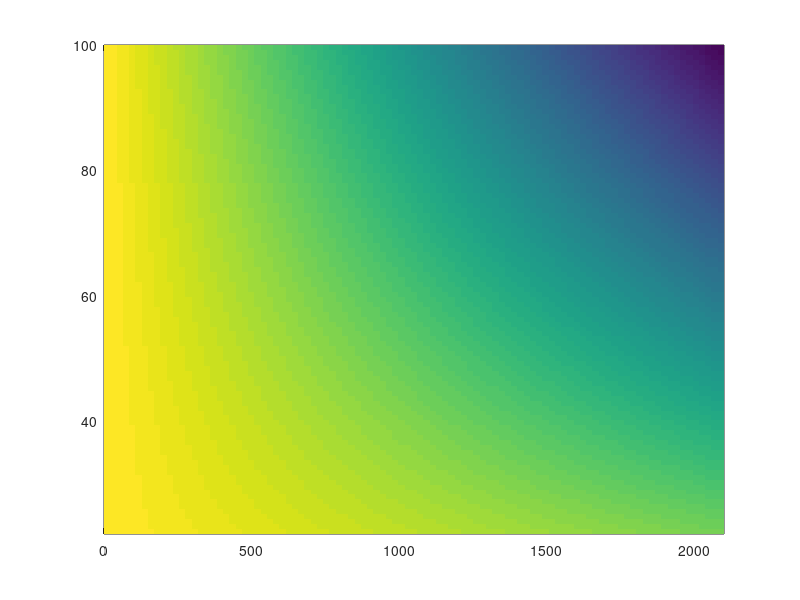

The MATLAB source for this figure: (Note: this script raises an error after producing the figure.)
%%Full Script for NPV with changing time intervals for discount rate%%
%%----------------Costs and Volume are changing-------------------%%
%--------------------------------------------------------------------%
%% Input Parameters%%
%%---Benefit Distribution (BD) Input Parameters---%%
%---Community Alongshore distances
D=25670;                %total distance of LBI, NJ
DtotalPER=0.715;        %total alongshore distance percentage of SB+LBT+BH project
Dtotal=D*DtotalPER;     %total alongshore distance of SB+LBT+BH project
DsbPER=0.0845;          %total alongshore distance perecentage of Ship Bottom
Dsb=D*DsbPER;           %total alongshore distance of Ship Bottom   
DlbtPER=0.5117;         %total alongshore distance percentage of Long Beach Township (excluding Brant Beach & North region of Division D)
Dlbt=D*DlbtPER;         %total alongshore distance of Long Beach Township
DbhPER=0.1188;          %total alongshore distance percentage of Beach Haven
Dbh=D*DbhPER;           %total alongshore distance of Beach Haven
Dbb=1475;
Dlava=4700;
Dex=2000;
%-----Total Sum of PVs 2017-----%
PVsb=879512000;         %total $sum of Ship Bottom properties
PVlbt=5164216465;       %total $sum of Long Beach Township properties
PVbh=1219111700;        %total $sum of Beach Haven properties
PV=PVsb+PVlbt+PVbh;     %total $sum of properties for entire dataset SB+LBT+BH
PVbb=133693900;
PVlava=1915425384;
PVex=1000000000;
%-----theta or MIP coefficients-----%
theta=0.0636698;        %total Marginal Implicit Price (MIP) value for all properties in dataset SB+LBT+BH
thetasb=0.1572;         %MIP of Ship Bottom
thetalbt=0.0134;        %MIP of Long Beach Township
thetabh=0.2071;         %MIP of Beach Haven
%%--Munciple Tax Rate per Community 2017--%%
TAXsb=0.0034;
TAXlbt=0.00236;
TAXbh=0.00406;
TAXbb=0.00481;
TAXlava=0.00311;
TAXex1=0.00025;
TAXex2=0.0005;
TAXex3=0.00005;
TAXex4=0.0001;
%%---Benefit (BD) totals for communities-----%
BD=PV*theta;            %total BD for all communities
BDsb=PVsb*thetasb;      %total BD for SB
BDlbt=PVlbt*thetalbt;   %total BD for LBT
BDbh=PVbh*thetabh;      %total BD for BH
%%---Populations per community---%
Popsb=1325;             %SB population
Poplbt=5312;            %LBT population
Popbh=1241;             %BH population
Pop=Popsb+Poplbt+Popbh; %ALL COMMUNITIES population
%%---Benefits per household---%%%
BDpop=BD/Pop;           %ALL COMMUNITIES
BDpopsb=BDsb/Popsb;     %Ship Bottom
BDpoplbt=BDlbt/Poplbt;  %Long Beach Township
BDpopbh=BDbh/Popbh;     %Beach Haven
%%---Benefits per meter alongshore---%%%
BDD=BD/Dtotal;           %ALL COMMUNITIES
BDDsb=BDsb/Dsb;         %Ship Bottom
BDDlbt=BDlbt/Dlbt;      %Long Beach Township
BDDbh=BDbh/Dbh;         %Beach Haven
%%---------------------------------------------%%
%%---Cost Distribution (CD) Input Parameters---%%
%%---------------------------------------------%%
%%---Nourishment Volume for entire LBI project, per episode
VolLOW=60;     %total estimation of volume per episode LOWER LIMIT (USACE2014) - 2mcy - roughly 60m^2 for each meter alongshore
VolHIGH=300;    %total estimation of volume per episode UPPER LIMIT - roughly 300m^2 (278.25m^2 when we consider top portion of dune added) for each meter alongshore
%%---Intial estimation of events (USACE - 113th Congress)
Events=7; %7 events throughout the 50yr time horizon
%%---VOLUMETOTALS
% totalLOWvol=VolLOW*Dlbt;
% totalHIGHvol=VolHIGH*Dlbt;
% totalLOWvol=VolLOW*Dbb;
% totalHIGHvol=VolHIGH*Dbb;
% totalLOWvol=VolLOW*Dlava;
% totalHIGHvol=VolHIGH*Dlava;
totalLOWvol=VolLOW*Dex;
totalHIGHvol=VolHIGH*Dex;
%%-------------------------------%%
%%-------------------------------%%
%%---Nourishment Volume for each community TOTAL over 50years
TOTVOLprojectLOW=(VolLOW*DtotalPER*Events);
TOTVOLsbLOW=(VolLOW*DsbPER*Events);
TOTVOLlbtLOW=(VolLOW*DlbtPER*Events);
TOTVOLbhLOW=(VolLOW*DbhPER*Events);
%%---Nourishment Volume for each community TOTAL over 50years
TOTVOLprojectHIGH=(VolHIGH*DtotalPER*Events);
TOTVOLsbHIGH=(VolHIGH*DsbPER*Events);
TOTVOLlbtHIGH=(VolHIGH*DlbtPER*Events);
TOTVOLbhHIGH=(VolHIGH*DbhPER*Events);
%%---LOWER Nourishment Volume for each community TOTAL per meter over 50years
VolNmLOW=(TOTVOLprojectLOW/Dtotal);
VolNsbmLOW=(TOTVOLsbLOW/Dsb);
VolNlbtmLOW=(TOTVOLlbtLOW/Dlbt);
VolNbhmLOW=(TOTVOLbhLOW/Dbh);
%%---HIGHER Nourishment Volume for each community TOTAL per meter over 50years
VolNmHIGH=(TOTVOLprojectHIGH/Dtotal);
VolNsbmHIGH=(TOTVOLsbHIGH/Dsb);
VolNlbtmHIGH=(TOTVOLlbtHIGH/Dlbt);
VolNbhmHIGH=(TOTVOLbhHIGH/Dbh);
%%---Cost-Share percentage of contributions from local communities
LocalContributionFed=0.125;  %represents Fed gov't contributing 50%
%%---Discount rate------%
% discount=0.06875; fig=8;
discount=0.03;  fig=9;
% discount=0.01;  fig=10;
% discount=0.001; fig=11;

% TAXlava=0.00306;
%%---Total Time interval of Project---%%
T=50;
%%-------------------------------------------%%
%%-------Initial parameters for check--------%%
%%-------------------------------------------%%
%%---Starting Nourishment Cost (2016 value)
Cost=22.06; %starting cost 2016 (weeksmarine)
% Cost=41.13; %min cost for lbt to reach Net Loss, beyond continues neg.
% Cost=47.98; %test runs
%% External Loop Vectors for Storage
run=100;
time=1:1:50;
it=length(time);
cost=linspace(22.06,100,run);
ic=length(cost);
volume=linspace(0,totalHIGHvol,run);
iv=length(volume);

% time=1:1:50;
% it=length(time);
% cost=22.06:13:100;
% ic=length(cost);
% volume=totalLOWvol:7187600:totalHIGHvol;
% iv=length(volume);
%% Building Result Matrix for regime plot
result_vector_CD=zeros(ic,1);      
result_matrix_CDsum=zeros(ic,iv);         %by doing it,1 this turns it into a column
DIS=zeros(1,it);
TOTVOL=zeros(1,it);
CD=zeros(1,it);
%% Plots
% figure(2)
% for v=1:iv
%     for c=1:ic
%         for t=1:it
%             %Discount Rate over time: generating an array of values for the discount rate from year 1 to year 50
%             DIS(t)=((1+discount)^time(t));
%             CD(t)=(((cost(c)*(volume(v)*Events/T)*LocalContributionFed))/DIS(t));  
%             %Cost Function: inputing the discount rate into the cost function for changing costs (c) and events (e)
%             CDsum=sum(CD);           %storing the values for the cost function CD over time, into a matrix
%         end
%         result_vector_CD(c)=CDsum;
%     end
%     result_matrix_CDsum(:,v)=result_vector_CD;   %(e,:) take this whole matrix and store it
% end
% result_matrix_NB=(((PVlbt*TAXlbt)-result_matrix_CDsum)/T)/Dlbt;
% % result_matrix_NBsb=((BDDsb/T)-((result_matrix_CDsumsb/T)/Dsb));
% %plot information
% pcolor(((volume/Dlbt)*7),cost,result_matrix_NB)
% hold on
% shading flat
% % colormap(flipud(bluewhitered))
% colormap(flipud(redblue))
% Z=(result_matrix_NB);
% [X,Y]=meshgrid(((volume/Dlbt)*7),cost);
% set(gca,'PlotBoxAspectRatio',[1,1,1])
% set(gcf,'rend','painters')
% xlabel('50yr Nourishment Volume per meter alongshore (m)','fontsize',12)
% ylabel('Sed. Costs($/m^3)','fontsize',12)
% title('LBT NB $/yr/m','fontsize',15)

% figure(3)
% for v=1:iv
%     for c=1:ic
%         for t=1:it
%             %Discount Rate over time: generating an array of values for the discount rate from year 1 to year 50
%             DIS(t)=((1+discount)^time(t));
%             CD(t)=(((cost(c)*(volume(v)*Events/T)*LocalContributionFed))/DIS(t));  
%             %Cost Function: inputing the discount rate into the cost function for changing costs (c) and events (e)
%             CDsum=sum(CD);           %storing the values for the cost function CD over time, into a matrix
%         end
%         result_vector_CD(c)=CDsum;
%     end
%     result_matrix_CDsum(:,v)=result_vector_CD;   %(e,:) take this whole matrix and store it
% end
% result_matrix_NB=(((PVbb*TAXbb)-result_matrix_CDsum)/T)/Dbb;
% % result_matrix_NBsb=((BDDsb/T)-((result_matrix_CDsumsb/T)/Dsb));
% %plot information
% pcolor(((volume/Dbb)*7),cost,result_matrix_NB)
% hold on
% shading flat
% % colormap(flipud(bluewhitered))
% colormap(flipud(redblue))
% Z=(result_matrix_NB);
% [X,Y]=meshgrid(((volume/Dbb)*7),cost);
% set(gca,'PlotBoxAspectRatio',[1,1,1])
% set(gcf,'rend','painters')
% xlabel('50yr Nourishment Volume per meter alongshore (m)','fontsize',12)
% ylabel('Sed. Costs($/m^3)','fontsize',12)
% title('Bradley Beach NB $/yr/m','fontsize',15)
% 
% figure(4)
% for v=1:iv
%     for c=1:ic
%         for t=1:it
%             %Discount Rate over time: generating an array of values for the discount rate from year 1 to year 50
%             DIS(t)=((1+discount)^time(t));
%             CD(t)=(((cost(c)*(volume(v)*Events/T)*LocalContributionFed))/DIS(t));  
%             %Cost Function: inputing the discount rate into the cost function for changing costs (c) and events (e)
%             CDsum=sum(CD);           %storing the values for the cost function CD over time, into a matrix
%         end
%         result_vector_CD(c)=CDsum;
%     end
%     result_matrix_CDsum(:,v)=result_vector_CD;   %(e,:) take this whole matrix and store it
% end
% result_matrix_NB=(((PVlava*TAXlava)-result_matrix_CDsum)/T)/Dlava;
% % result_matrix_NBsb=((BDDsb/T)-((result_matrix_CDsumsb/T)/Dsb));
% %plot information
% pcolor(((volume/Dlava)*7),cost,result_matrix_NB)
% hold on
% shading flat
% % colormap(flipud(bluewhitered))
% colormap(flipud(redblue))
% Z=(result_matrix_NB);
% [X,Y]=meshgrid(((volume/Dlava)*7),cost);
% set(gca,'PlotBoxAspectRatio',[1,1,1])
% set(gcf,'rend','painters')
% xlabel('50yr Nourishment Volume per meter alongshore (m)','fontsize',12)
% ylabel('Sed. Costs($/m^3)','fontsize',12)
% title('lava NB $/yr/m','fontsize',15)

figure(3)
for v=1:iv
    for c=1:ic
        for t=1:it
            %Discount Rate over time: generating an array of values for the discount rate from year 1 to year 50
            DIS(t)=((1+discount)^time(t));
            CD(t)=(((cost(c)*(volume(v)*Events/T)*LocalContributionFed))/DIS(t));  
            %Cost Function: inputing the discount rate into the cost function for changing costs (c) and events (e)
            CDsum=sum(CD);           %storing the values for the cost function CD over time, into a matrix
            BD(t)=(PVex*TAXex3)/DIS(t);
            BDsum=sum(BD);
        end
        result_vector_CD(c)=CDsum;
    end
    result_matrix_CDsum(:,v)=result_vector_CD;   %(e,:) take this whole matrix and store it
end
result_matrix_NB=((BDsum-result_matrix_CDsum)/T)/Dex;
% result_matrix_NBsb=((BDDsb/T)-((result_matrix_CDsumsb/T)/Dsb));
%plot information
pcolor(((volume/Dex)*7),cost,result_matrix_NB)
hold on
shading flat
% colormap(flipud(bluewhitered))
colormap(flipud(redblue))
Z=(result_matrix_NB);
[X,Y]=meshgrid(((volume/Dex)*7),cost);
set(gca,'PlotBoxAspectRatio',[1,1,1])
set(gcf,'rend','painters')
xlabel('50yr Nourishment Volume per meter alongshore (m)','fontsize',12)
ylabel('Sed. Costs($/m^3)','fontsize',12)
title('0.005% Tax','fontsize',15)

figure(4)
for v=1:iv
    for c=1:ic
        for t=1:it
            %Discount Rate over time: generating an array of values for the discount rate from year 1 to year 50
            DIS(t)=((1+discount)^time(t));
            CD(t)=(((cost(c)*(volume(v)*Events/T)*LocalContributionFed))/DIS(t));  
            %Cost Function: inputing the discount rate into the cost function for changing costs (c) and events (e)
            CDsum=sum(CD);           %storing the values for the cost function CD over time, into a matrix
            BD(t)=(PVex*TAXex4)/DIS(t);
            BDsum=sum(BD);
        end
        result_vector_CD(c)=CDsum;
    end
    result_matrix_CDsum(:,v)=result_vector_CD;   %(e,:) take this whole matrix and store it
end
result_matrix_NB=((BDsum-result_matrix_CDsum)/T)/Dex;
% result_matrix_NBsb=((BDDsb/T)-((result_matrix_CDsumsb/T)/Dsb));
%plot information
pcolor(((volume/Dex)*7),cost,result_matrix_NB)
hold on
shading flat
% colormap(flipud(bluewhitered))
colormap(flipud(redblue))
Z=(result_matrix_NB);
[X,Y]=meshgrid(((volume/Dex)*7),cost);
set(gca,'PlotBoxAspectRatio',[1,1,1])
set(gcf,'rend','painters')
xlabel('50yr Nourishment Volume per meter alongshore (m)','fontsize',12)
ylabel('Sed. Costs($/m^3)','fontsize',12)
title('0.01% Tax','fontsize',15)

figure(5)
for v=1:iv
    for c=1:ic
        for t=1:it
            %Discount Rate over time: generating an array of values for the discount rate from year 1 to year 50
            DIS(t)=((1+discount)^time(t));
            CD(t)=(((cost(c)*(volume(v)*Events/T)*LocalContributionFed))/DIS(t));  
            %Cost Function: inputing the discount rate into the cost function for changing costs (c) and events (e)
            CDsum=sum(CD);           %storing the values for the cost function CD over time, into a matrix
            BD(t)=(PVex*TAXex1)/DIS(t);
            BDsum=sum(BD);
        end
        result_vector_CD(c)=CDsum;
    end
    result_matrix_CDsum(:,v)=result_vector_CD;   %(e,:) take this whole matrix and store it
end
result_matrix_NB=((BDsum-result_matrix_CDsum)/T)/Dex;
% result_matrix_NBsb=((BDDsb/T)-((result_matrix_CDsumsb/T)/Dsb));
%plot information
pcolor(((volume/Dex)*7),cost,result_matrix_NB)
hold on
shading flat
% colormap(flipud(bluewhitered))
colormap(flipud(redblue))
Z=(result_matrix_NB);
[X,Y]=meshgrid(((volume/Dex)*7),cost);
set(gca,'PlotBoxAspectRatio',[1,1,1])
set(gcf,'rend','painters')
xlabel('50yr Nourishment Volume per meter alongshore (m)','fontsize',12)
ylabel('Sed. Costs($/m^3)','fontsize',12)
title('0.025% Tax','fontsize',15)

figure(6)
for v=1:iv
    for c=1:ic
        for t=1:it
            %Discount Rate over time: generating an array of values for the discount rate from year 1 to year 50
            DIS(t)=((1+discount)^time(t));
            CD(t)=(((cost(c)*(volume(v)*Events/T)*LocalContributionFed))/DIS(t));  
            %Cost Function: inputing the discount rate into the cost function for changing costs (c) and events (e)
            CDsum=sum(CD);           %storing the values for the cost function CD over time, into a matrix
            BD(t)=(PVex*TAXex2)/DIS(t);
            BDsum=sum(BD);
        end
        result_vector_CD(c)=CDsum;
%         result_vector_BD(c)=BDsum;
    end
    result_matrix_CDsum(:,v)=result_vector_CD;   %(e,:) take this whole matrix and store it
%     result_matrix_BDsum(:,v)=result_vector_BD;
end
result_matrix_NB=((BDsum-result_matrix_CDsum)/T)/Dex;
% result_matrix_NBsb=((PVex*TAXex2*T)-(result_matrix_CDsum/T))/Dex;
%plot information
pcolor(((volume/Dex)*7),cost,result_matrix_NB)
hold on
shading flat
% colormap(flipud(bluewhitered))
colormap(flipud(redblue))
Z=(result_matrix_NB);
[X,Y]=meshgrid(((volume/Dex)*7),cost);
set(gca,'PlotBoxAspectRatio',[1,1,1])
set(gcf,'rend','painters')
xlabel('50yr Nourishment Volume per meter alongshore (m)','fontsize',12)
ylabel('Sed. Costs($/m^3)','fontsize',12)
title('0.05% Tax','fontsize',15)

figure(7)
for v=1:iv
    for c=1:ic
        for t=1:it
            %Discount Rate over time: generating an array of values for the discount rate from year 1 to year 50
            DIS(t)=((1+discount)^time(t));
            CD(t)=(((cost(c)*(volume(v)*Events/T)*LocalContributionFed))/DIS(t));  
            %Cost Function: inputing the discount rate into the cost function for changing costs (c) and events (e)
            CDsum=sum(CD);           %storing the values for the cost function CD over time, into a matrix
            BD(t)=(100000)/DIS(t);
            BDsum=sum(BD);
        end
        result_vector_CD(c)=CDsum;
    end
    result_matrix_CDsum(:,v)=result_vector_CD;   %(e,:) take this whole matrix and store it
end
result_matrix_NB=((BDsum-result_matrix_CDsum)/T)/Dex;
% result_matrix_NBsb=((BDDsb/T)-((result_matrix_CDsumsb/T)/Dsb));
%plot information
pcolor(((volume/Dex)*7),cost,result_matrix_NB)
hold on
shading flat
% colormap(flipud(bluewhitered))
colormap(flipud(redblue))
Z=(result_matrix_NB);
[X,Y]=meshgrid(((volume/Dex)*7),cost);
set(gca,'PlotBoxAspectRatio',[1,1,1])
set(gcf,'rend','painters')
xlabel('50yr Nourishment Volume per meter alongshore (m)','fontsize',12)
ylabel('Sed. Costs($/m^3)','fontsize',12)
title('100K Budget/year','fontsize',15)

figure(8)
for v=1:iv
    for c=1:ic
        for t=1:it
            %Discount Rate over time: generating an array of values for the discount rate from year 1 to year 50
            DIS(t)=((1+discount)^time(t));
            CD(t)=(((cost(c)*(volume(v)*Events/T)*LocalContributionFed))/DIS(t));  
            %Cost Function: inputing the discount rate into the cost function for changing costs (c) and events (e)
            CDsum=sum(CD);           %storing the values for the cost function CD over time, into a matrix
            BD(t)=(500000)/DIS(t);
            BDsum=sum(BD);
        end
        result_vector_CD(c)=CDsum;
%         result_vector_BD(c)=BDsum;
    end
    result_matrix_CDsum(:,v)=result_vector_CD;   %(e,:) take this whole matrix and store it
%     result_matrix_BDsum(:,v)=result_vector_BD;
end
result_matrix_NB=((BDsum-result_matrix_CDsum)/T)/Dex;
% result_matrix_NBsb=((PVex*TAXex2*T)-(result_matrix_CDsum/T))/Dex;
%plot information
pcolor(((volume/Dex)*7),cost,result_matrix_NB)
hold on
shading flat
% colormap(flipud(bluewhitered))
colormap(flipud(redblue))
Z=(result_matrix_NB);
[X,Y]=meshgrid(((volume/Dex)*7),cost);
set(gca,'PlotBoxAspectRatio',[1,1,1])
set(gcf,'rend','painters')
xlabel('50yr Nourishment Volume per meter alongshore (m)','fontsize',12)
ylabel('Sed. Costs($/m^3)','fontsize',12)
title('500K Budget/year','fontsize',15)